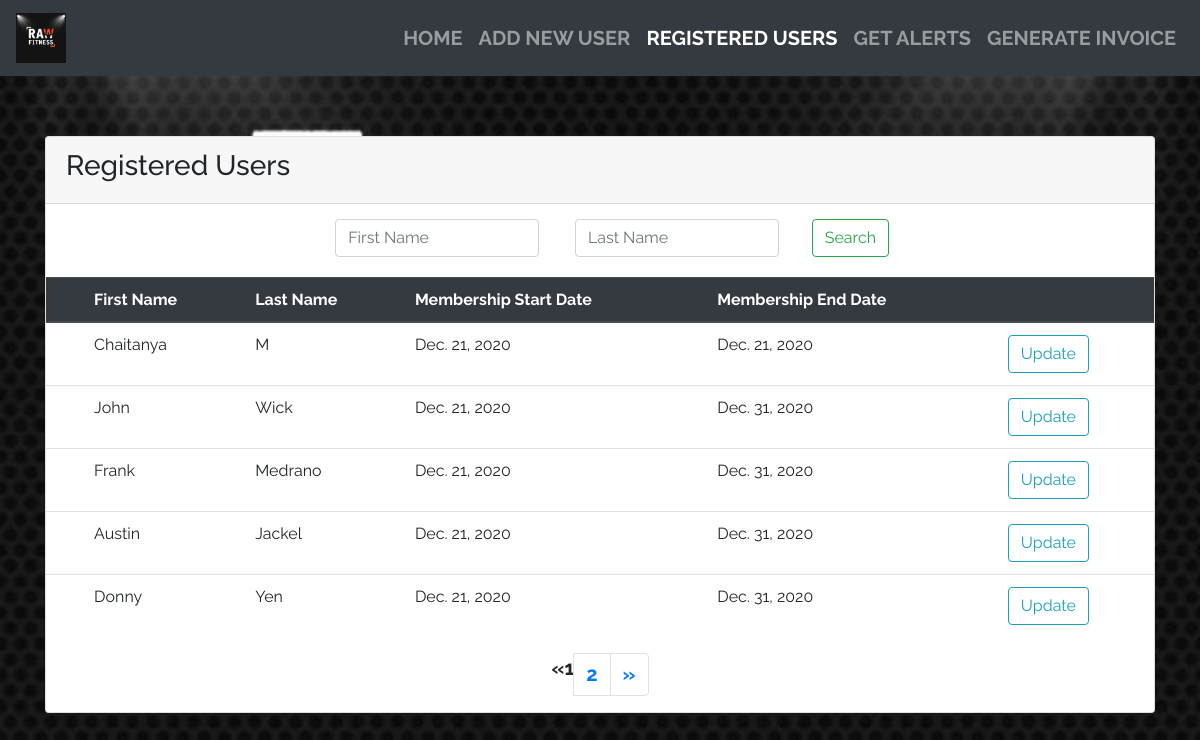
/filter/, run on the app's committed database.
### fitness/models.py (models this page shows, shortened)
class AddUsers(models.Model):
	first_name = models.CharField(max_length=300)
	last_name = models.CharField(max_length=300)
	date_of_birth = models.DateField()
	age = models.IntegerField(max_length=2)
	sex = models.CharField(max_length=10)
	height = models.CharField(max_length=20)
	weight = models.CharField(max_length=20)
	full_address = models.TextField(max_length=None)
	phone_number = models.CharField(max_length=20)
	alternate_phone = models.CharField(max_length=20)
	membership_start_date = models.DateField(default=timezone.now)
	membership_end_date = models.DateField(default=timezone.now)
	blood_group =  models.CharField(max_length=20)
	medical_history =  models.CharField(max_length=300)

### fitness/views.py (the view)
# urls.py: path('filter/',views.filter,name='filter')
def filter(request):
    search_list = AddUsers.objects.all()
    first_name = request.GET.get('first_name')
    last_name = request.GET.get('last_name')
    if first_name or last_name :
	    search_list = AddUsers.objects.filter(
        Q(first_name__icontains=first_name) & Q(last_name__icontains=last_name)).distinct()
    paginator = Paginator(search_list, 5)
    page = request.GET.get('page')
    try:
        search_list = paginator.page(page)
    except PageNotAnInteger:
        search_list = paginator.page(1)
    except EmptyPage:
        search_list = paginator.page(paginator.num_pages)
    context = {
        'search_list': search_list,
		'filter':'active',
    }
    return render(request, 'users_list.html', context)

### assets/templates/users_list.html (shortened to what this page needs)
{% extends "base.html" %}
{% load widget_tweaks %}
{% block content %}
  <div class="container">
  <div class="card">
    <div class="card-header">
      <h3>Registered Users</h3>
    </div>
    <div style="padding-top:15px;padding-left:10px;" class="mx-auto" style="width: 200px;">
      <center>
      <form class="form-inline" method="GET">
      <div class="col-md-5">
        <input  type="text" name="first_name" class="form-control" type="search" placeholder="First Name" aria-label="Search" value='{{ request.GET.first_name}}'>
      </div>
      <div class="col-md-5">
        <input type="text" name="last_name" class="form-control" type="search" placeholder="Last Name" aria-label="Search" value='{{ request.GET.last_name}}'>
      </div>
      <div class="col-md-2">
        <button type="submit" value="Search" id="submit-id-submit" class="btn btn-outline-success">Search</button>
      </div>
    </form>
    </center>
    </div>
  <div class="table-responsive">
    <table class="table">
      <thead  class="thead-dark">
      <tr>
        <th scope="row"></th>
        <th scope="col">First Name</th>
        <th scope="col">Last Name</th>
        <th scope="col">Membership Start Date</th>
        <th scope="col">Membership End Date</th>
        <th></th>
      </tr>
    </thead>
    <tbody>
      {% for search in search_list %}
      <tr>
        <th scope="row"></th>
        <td>{{search.first_name}}</td>
        <td>{{search.last_name}}</td>
        <td>{{search.membership_start_date }}</td>
        <td>{{search.membership_end_date}}</td>
        {% if search.id  %}
          <td><a class="btn btn-outline-info" href="{% url 'update' pk=search.id %}">Update</a></td>
        {% endif %}
        {% endfor %}
      </tr>
    </tbody>
  </table>
</div>
    {% if search_list.has_other_pages %}
    <ul class="pagination justify-content-center">
      {% if search_list.has_previous %}
      <li class="page-item"><a href="?page={{ search_list.previous_page_number }}">&laquo;</a></li>
      {% else %}
      <li class="page-item"><span>&laquo;</span></li>
      {% endif %}
      {% for i in search_list.paginator.page_range %}
      {% if search_list.number == i %}
      <li class="active"><span>{{ i }} <span class="sr-only">(current)</span></span></li>
      {% else %}
      <li class="page-item"><a class="page-link" href="?page={{ i }}">{{ i }}</a></li>
      {% endif %}
      {% endfor %}
      {% if search_list.has_next %}
      <li class="page-item"><a class="page-link" href="?page={{ search_list.next_page_number }}">&raquo;</a></li>
      {% else %}
      <li class="page-item">
        <a class="page-link" href="#" aria-label="Next">
          <span>&raquo;</span>
        </a>
      </li>
      {% endif %}
    </ul>
    {% endif %}
</div>
</div>
{% endblock content %}

### assets/static/css/styles.css (style rules this page uses)
body { font-family: 'Raleway'; font-size: 20px; font-weight: bold; background-image: url('/static/images/logo.jpg'); background-repeat: no-repeat; background-size: cover; background-position: center; }
h1, h2, h3, h4,h5,h6 { font-family: 'Raleway'; }

### data on the page
AddUsers: first_name "Chaitanya", last_name "M", membership_start_date "Dec. 21, 2020", membership_end_date "Dec. 21, 2020", shows "Update"
AddUsers: first_name "John", last_name "Wick", membership_start_date "Dec. 21, 2020", membership_end_date "Dec. 31, 2020", shows "Update"
AddUsers: first_name "Frank", last_name "Medrano", membership_start_date "Dec. 21, 2020", membership_end_date "Dec. 31, 2020", shows "Update"
AddUsers: first_name "Austin", last_name "Jackel", membership_start_date "Dec. 21, 2020", membership_end_date "Dec. 31, 2020", shows "Update"
AddUsers: first_name "Donny", last_name "Yen", membership_start_date "Dec. 21, 2020", membership_end_date "Dec. 31, 2020", shows "Update"

### other printed values
{{ i }} "1"
{{ i }} "2"
